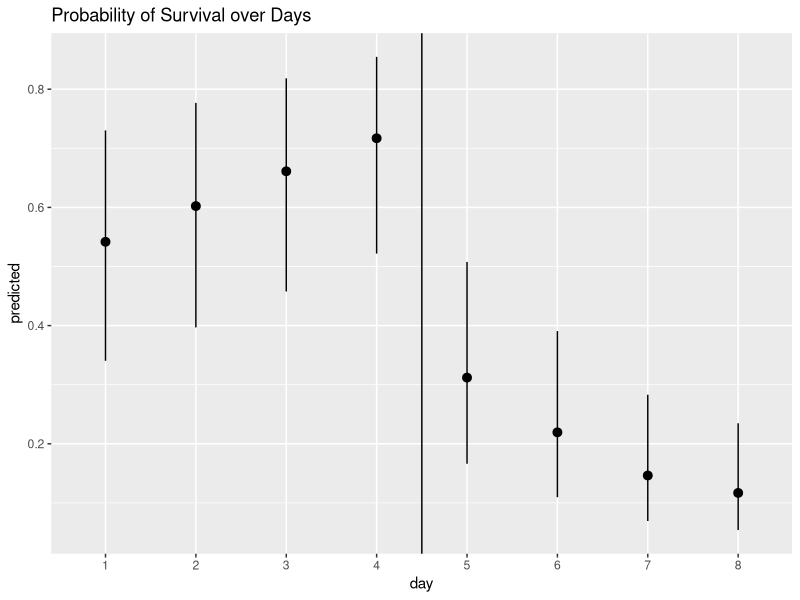
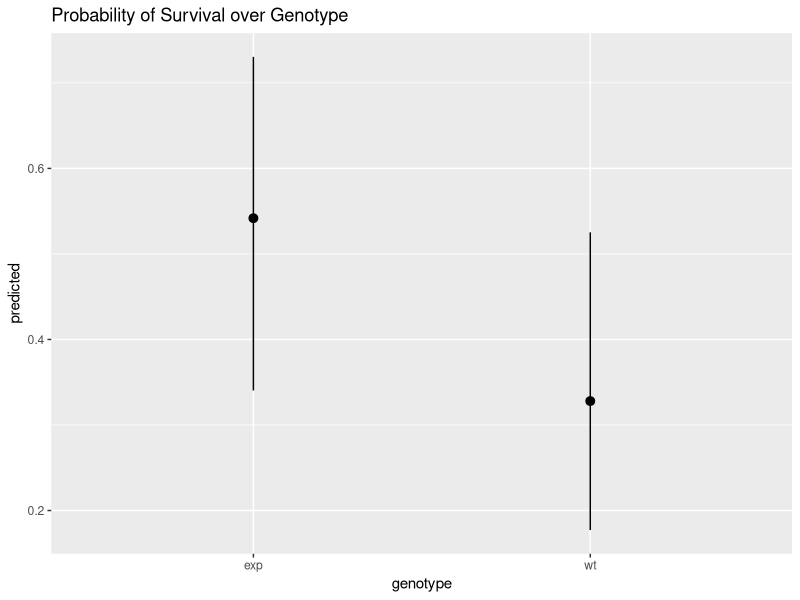
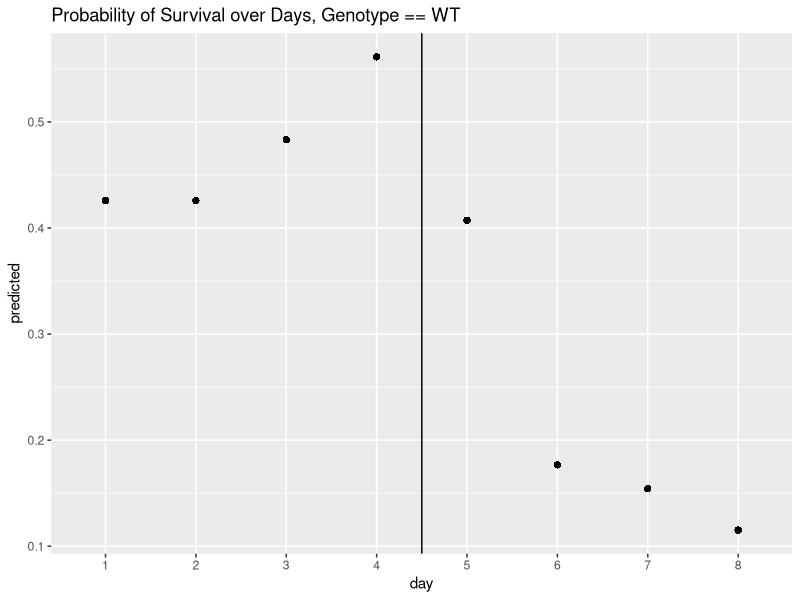
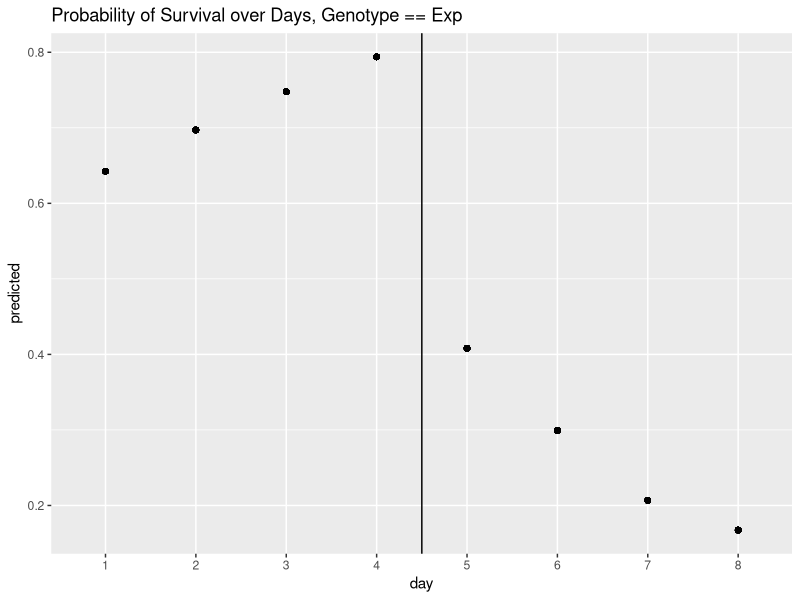

Recreate these plots in R, in order.
## ---- chunk 1
#install.packages('lme4')
#install.packages('car)
#install.packages('ggplot2)
#install.packages('tidyverse')

library(lme4)
library(car)
library(ggplot2)
library(ggeffects)
library(tidyverse)
## ---- chunk 2
set.seed(1)

# --- Define structure ---
n_mice <- 6
n_dendrites_per_mouse <- 4
n_spines_per_dendrite <- 10
days <- 1:8

# --- Mouse-level info ---
mouse_ids <- paste0("mouse_", sample(1000:9999, n_mice))
genotypes <- rep_len(c("wt", "exp"), n_mice)  # alternating, or randomize
mouse_df <- tibble(
  mouse_id = mouse_ids,
  genotype = genotypes
)

# --- Dendrite-level info ---
dendrite_df <- tibble(
  mouse_id = rep(mouse_ids, each = n_dendrites_per_mouse),
  dendrite_id = paste0("dend_", sample(10000:99999, n_mice * n_dendrites_per_mouse))
)

# --- Spine-level skeleton ---
spine_df <- tibble(
  dendrite_id = rep(dendrite_df$dendrite_id, each = n_spines_per_dendrite),
  spine_id = paste0("spine_", sample(100000:999999, n_mice * n_dendrites_per_mouse * n_spines_per_dendrite))
)

# --- Expand to daily observations ---
df <- spine_df %>%
  tidyr::crossing(day = days) %>%
  left_join(dendrite_df, by = "dendrite_id") %>%
  left_join(mouse_df, by = "mouse_id")

# --- Add cut ---
df <- df %>%
  mutate(cut = day >= 5)

# --- Simulate spine presence (survival-style, but with random start) ---
# For each spine: sample a birth day (or never born = Inf), and a death day
# Spine is present (1) between birth and death day, inclusive

spine_survival <- spine_df %>%
  distinct(spine_id) %>%
  mutate(
    birth_day = sample(1:8, n(), replace = TRUE),   # day spine first appears
    # death day is >= birth day; some spines survive the whole window
    lifespan  = sample(1:8, n(), replace = TRUE),   # how many days it lives
    death_day = pmin(birth_day + lifespan - 1, 8)
  )

df <- df %>%
  left_join(spine_survival, by = "spine_id") %>%
  mutate(
    spine = as.integer(day >= birth_day & day <= death_day)
  ) %>%
  select(-birth_day, -lifespan, -death_day)

# --- Add area (only meaningful when spine == 1, but simulate for all) ---
df <- df %>%
  mutate(
    area = rnorm(n(), mean = 1.5, sd = 0.4),
    day  = factor(day)
  )

# --- Final column order ---
df <- df %>%
  select(mouse_id, genotype, dendrite_id, spine_id, day, cut, spine, area)

days <- 1:8
cut_day <- 5

# initialize each spine as alive on day 1 with some probability
spine_states <- spine_df %>%
  mutate(alive = rbinom(n(), 1, 0.5))  # baseline prevalence

all_days <- list()

for (d in days) {

  # define rates
  if (d < cut_day) {
    p_birth <- 0.05
    p_death <- 0.05
  } else {
    p_birth <- 0.05
    p_death <- 0.25   # increased death after cut
  }

  # deaths
  died <- rbinom(nrow(spine_states), 1, p_death)
  spine_states$alive <- ifelse(spine_states$alive == 1 & died == 1, 0, spine_states$alive)

  # births (only for currently dead spines)
  born <- rbinom(nrow(spine_states), 1, p_birth)
  spine_states$alive <- ifelse(spine_states$alive == 0 & born == 1, 1, spine_states$alive)

  all_days[[d]] <- spine_states %>%
    mutate(day = d, spine = alive)
}

df2 <- bind_rows(all_days) %>%
  left_join(dendrite_df, by = "dendrite_id") %>%
  left_join(mouse_df, by = "mouse_id") %>%
  mutate(day = factor(day),
         cut = day %in% 5:8)
df2$area =df$area
## ---- chunk 3
glimpse(df2)
## ---- chunk 4
model = glmer(spine ~genotype*day +(1|dendrite_id/spine_id), data = df2,
              family = 'binomial', 
             control = glmerControl(optimizer = "bobyqa") #I include this optimizer because the model was not able to converge with my fake data, hopefully it does with the real data
             )
summary(model)
## ---- chunk 5
car::Anova(model, 3)
## ---- chunk 6
newdata = ggpredict(model, 'day')%>%
  as.data.frame(terms_to_colnames= T)
newdata
## ---- chunk 7
ggplot(newdata, aes(x =day, y = predicted ))+
  geom_pointrange(aes(x = day, y = predicted, ymin = conf.low, ymax = conf.high))+
  labs(title = 'Probability of Survival over Days')+
  geom_vline(xintercept = 4.5)
## ---- chunk 8
newdata2 = ggpredict(model, 'genotype')%>%
  as.data.frame(terms_to_colnames= T)
newdata2
## ---- chunk 9
ggplot(newdata2, aes(x =genotype, y = predicted ))+
  geom_pointrange(aes(x = genotype, y = predicted, ymin = conf.low, ymax = conf.high))+
  labs(title = 'Probability of Survival over Genotype')

## ---- chunk 10
newdata3 = df2
newdata3$genotype='wt'
newdata3$dendrite_id = df$dendrite_id[1]
newdata3$spine_id = df$spine_id[1] # random effects add a lot of noise so we keep them stable

prediction = predict(model, newdata3, type = 'response')
newdata3$predicted = prediction

ggplot(newdata3, aes(x =day, y = predicted))+
  geom_point()+
  labs(title = 'Probability of Survival over Days, Genotype == WT')+
  geom_vline(xintercept = 4.5)
## ---- chunk 11
newdata4 = df2
newdata4$genotype='exp'
newdata4$dendrite_id = df$dendrite_id[1]
newdata4$spine_id = df$spine_id[1] # random effects add a lot of noise so we keep them stable

prediction = predict(model, newdata4, type = 'response')
newdata4$predicted = prediction

ggplot(newdata4, aes(x =day, y = predicted))+
  geom_point()+
  labs(title = 'Probability of Survival over Days, Genotype == Exp')+
  geom_vline(xintercept = 4.5)
